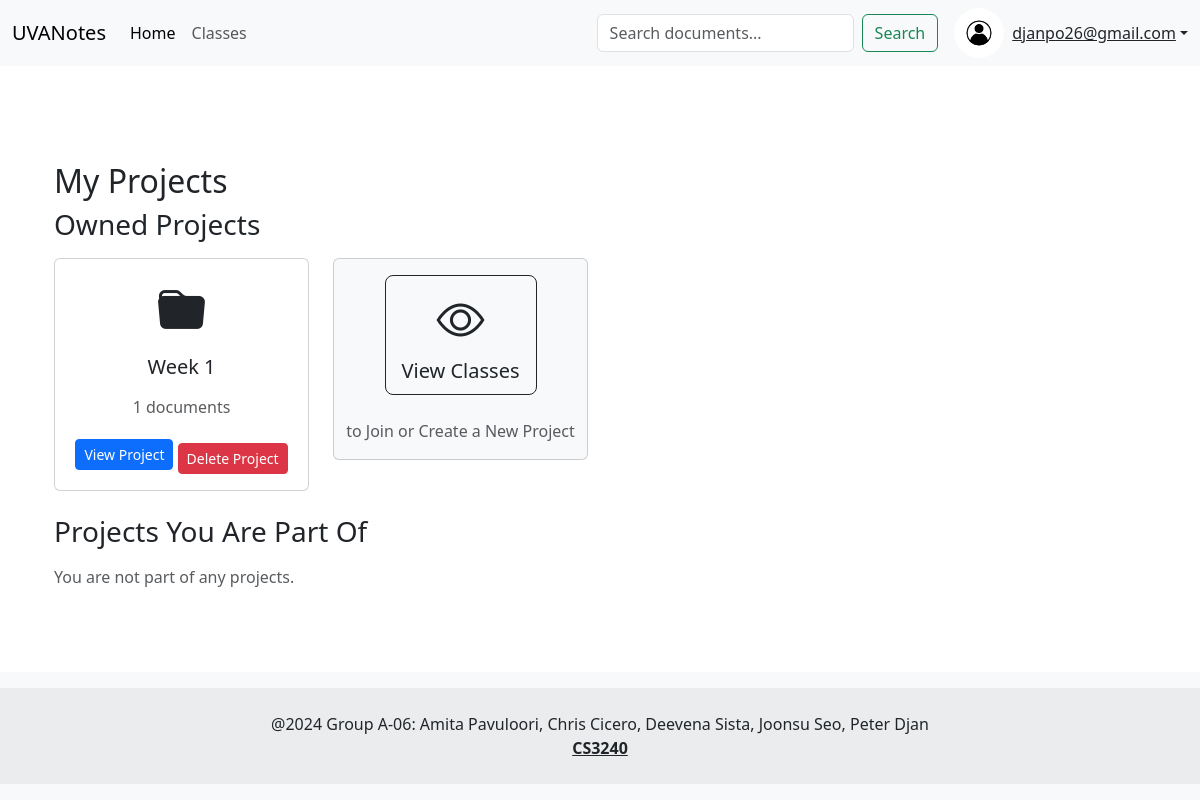
The page /myprojects/ (signed in) on the database its author committed.
### profiles/models.py (models this page shows, shortened)
class Profile(models.Model):
    USER_TYPE_CHOICES = [('Common', 'Common'),
                         ('PMA Admin', 'PMA Admin'),
                         ('Anonymous', 'Anonymous')
                         ]
    YEAR_CHOICES = [ ('First Year','First Year'),
                    ('Second Year','Second Year'),
                    ('Third Year','Third Year'),
                    ('Fourth Year','Fourth Year')
                    ]
    user = models.OneToOneField(User, on_delete=models.CASCADE)
    computing_id = models.TextField(max_length=10, unique=True, blank=True, null=True, default=None)
    major = models.TextField(max_length=50, blank=True, null=True)
    year = models.CharField(max_length=15, choices=YEAR_CHOICES, blank=True, null=True)
    user_type = models.CharField(max_length=20, default='Common', choices=USER_TYPE_CHOICES)
    date_joined = models.DateField(auto_now_add=True)
    bio = models.TextField(max_length=500, blank=True, null=True)
    profile_pic = models.FileField(upload_to=upload_to_profile_folder, default='profiles/images/testpfp.png')

### projects/models.py (models this page shows, shortened)
class Project(models.Model):
    owner = models.ForeignKey(User, on_delete=models.CASCADE)
    name = models.CharField(max_length=255)
    project_id = models.AutoField(primary_key=True, null=False)
    class_belongs_to = models.ForeignKey(Class, on_delete=models.CASCADE, null=True, blank=True)
    folder_in_s3 = models.CharField(max_length=255, unique=True, blank=True)
    date_created = models.DateTimeField(auto_now_add=True)
    members = models.ManyToManyField(User, related_name='project_access', blank=True)
    description = models.TextField(blank=True)

### projects/views.py (the view)
# urls.py: path('', views.project_list, name='project_list'),
@login_required
def project_list(request, *args, **kwargs):
    if request.user.username == 'guest':
        messages.error(request, "Access restricted for Anonymous Users.")
        return redirect('home')
    if is_pma_admin(request.user):
        return redirect('projects:pma_admin_dashboard')
    else:
        class_instance = None
        owned_projects = Project.objects.filter(owner=request.user)
        member_projects = Project.objects.filter(members=request.user).exclude(owner=request.user)
        return render(request, 'projects/project_list.html', {
            'class': class_instance,
            'owned_projects': owned_projects,
            'member_projects': member_projects,
        })

### profiles/context_processors.py (called while the page is built)
def user_profile(request):
    if request.user.is_authenticated:
        try:
            profile = Profile.objects.get(user=request.user)
            return {'user_profile': profile}
        except Profile.DoesNotExist:
            return {'user_profile': None}
    return {}

### projects/views.py (called while the page is built)
def is_pma_admin(user):
    if not user.is_authenticated:
        return False
    try:
        profile = Profile.objects.get(user=user)
        return profile.user_type == "PMA Admin"
    except Profile.DoesNotExist:
        return False

### projects/templates/projects/project_list.html (shortened to what this page needs)
{% extends 'base.html' %}
{% block content %}
<div class="container mt-5">
    <h2>
        {% if class %}
            Projects for {{ class.name }}
        {% else %}
            My Projects
        {% endif %}
    </h2>
    <h3 class="mb-3">Owned Projects</h3>
    <div class="row">
        {% for project in owned_projects %}
            <div class="col-md-3 mb-4">
                <div class="card text-center">
                    <div class="card-body">
                        <div class="folder-icon mb-2">
                            <i class="bi bi-folder-fill" style="font-size: 3rem;"></i>
                        </div>
                        <h5 class="card-title">{{ project.name }}</h5>
                        <p class="text-muted">{{ project.document_set.count }} documents</p>
                        {% if project.class_belongs_to and project.class_belongs_to.class_id %}
                            <a href="{% url 'classes:projects:project_detail' project.class_belongs_to.class_id project.project_id %}" class="btn btn-primary btn-sm">View Project</a>
                            <form method="POST" action="{% url 'classes:projects:delete_project' project.class_belongs_to.class_id project.project_id %}" class="d-inline">
                                {% if request.user == project.owner %}
                                <button type="submit" class="btn btn-danger btn-sm mt-2">Delete Project</button>
                                {% endif %}
                            </form>
                        {% else %}
                            <p class="text-muted">Project not associated with a class</p>
                        {% endif %}
                    </div>
                </div>
            </div>
        {% empty %}
            <p class="text-muted">You do not own any projects.</p>
        {% endfor %}
        <div class="col-md-3 mb-4">
            <div class="card text-center bg-light">
                <div class="card-body d-flex justify-content-center align-items-center">
                    <a href="{% url 'classes:class_list' %}" class="btn btn-outline-dark btn-lg">
                        <i class="bi bi-eye" style="font-size: 3rem;"></i> <br> View Classes
                    </a>
                </div>
                        <p class="text-muted">to Join or Create a New Project</p>
            </div>
        </div>
    </div>
    <h3 class="mb-3">Projects You Are Part Of</h3>
    <div class="row">
        {% for project in member_projects %}
            <div class="col-md-3 mb-4">
                <div class="card text-center">
                    <div class="card-body">
                        <div class="folder-icon mb-2">
                            <i class="bi bi-folder-fill" style="font-size: 3rem;"></i>
                        </div>
                        <h5 class="card-title">{{ project.name }}</h5>
                        <p class="text-muted">{{ project.created_at|date:"F Y" }}</p>
                        <p class="text-muted">{{ project.document_set.count }} documents</p>
                        {% if project.class_belongs_to and project.class_belongs_to.class_id %}
                            <a href="{% url 'classes:projects:project_detail' project.class_belongs_to.class_id project.project_id %}" class="btn btn-primary btn-sm">View Project</a>
                        {% else %}
                            <p class="text-muted">Project not associated with a class</p>
                        {% endif %}
                    </div>
                </div>
            </div>
        {% empty %}
            <p class="text-muted">You are not part of any projects.</p>
        {% endfor %}
    </div>
</div>
{% endblock %}

### mysite/templates/base.html (shortened to what this page needs)
<!DOCTYPE html>
{% load bootstrap5 %}
{% load static %}
<html lang="en">
<head>
    <link rel="stylesheet" href="https://cdn.jsdelivr.net/npm/bootstrap@5.3.3/dist/css/bootstrap.min.css"
>
    <link rel="stylesheet" href="https://cdnjs.cloudflare.com/ajax/libs/bootstrap-icons/1.10.0/font/bootstrap-icons.min.css">
</head>
<body>
    <nav class="navbar navbar-expand-lg navbar-light bg-light">
        <div class="container-fluid">
            <a class="navbar-brand">
                UVANotes
            </a>
            <div class="collapse navbar-collapse">
                <ul class="navbar-nav me-auto mb-2 mb-lg-0">
                    <li class="nav-item">
                        <a class="nav-link active" aria-current="page" href="{% url 'home' %}">Home</a>
                    </li>
                    {% if user.is_authenticated %}
                    <li class="nav-item">
                        <a class="nav-link" href="{% url 'classes:class_list' %}">Classes</a>
                    </li>
                    {% endif %}
                </ul>
                {%if user.is_authenticated and user.username != 'guest'%}
                    <form class="d-flex" action="{% url 'projects:search_documents' %}" method="GET">
                        <input class="form-control me-2" type="search" name="q" placeholder="Search documents..." aria-label="Search">
                        <button class="btn btn-outline-success" type="submit">Search</button>
                    </form>
                {%endif%}
                <div class="ms-3">
                    {% if user.is_authenticated %}
                        {% if user.username != 'guest' %}
                            <div class="dropdown">
                                <a href="#" class="d-flex align-items-center text-dark dropdown-toggle" id="userDropdown" data-bs-toggle="dropdown" aria-expanded="false">
                                    {% if user_profile and user_profile.profile_pic %}
                                        <img src="{{ user_profile.profile_pic.url }}" alt="User" width="50" height="50" class="rounded-circle">
                                    {% endif %}
                                    <span class="ms-2">{{ user.username }}</span>
                                </a>
                            </div>
                     {% else %}
                        <a class="btn btn-outline-secondary" href="{% url 'login:logout' %}">Logout</a>
                     {% endif %}
                    {% else %}
                        <a class="btn btn-outline-secondary px-4 " href="{% url 'login:anonymous_login' %}">View Classes and Projects</a>
                        <a class="btn btn-outline-primary  px-4 me-sm-3" href="{% url 'login:login' %}">
                            <i class="bi bi-google"></i> Login
                        </a>
                    {% endif %}
                </div>
            </div>
        </div>
    </nav>
    <div class="container mt-4">
        {% block content %}{% endblock %}
    </div>
    <footer class="footer mt-auto py-3 bg-light text-center">
        <div class="text-center p-4" style="background-color: rgba(0, 0, 0, 0.05);">
            @2024 Group A-06: Amita Pavuloori, Chris Cicero, Deevena Sista, Joonsu Seo, Peter Djan
            <br><a class="text-reset fw-bold" href="https://f24.cs3240.org">CS3240</a>
        </div>
    </footer>
</body>
</html>

### mysite/templates/base.html (style rules this page uses)
html, body { height: 100%; }
body { display: flex; flex-direction: column; }
.footer { flex-shrink: 0; }

### rows shown on the page
Profile: profile_pic (picture)
Project: name "Week 1", document_set.count "1", shows "View Project", shows "Delete Project"

### other values the page prints
{{ user.username }} "djanpo26@gmail.com"
